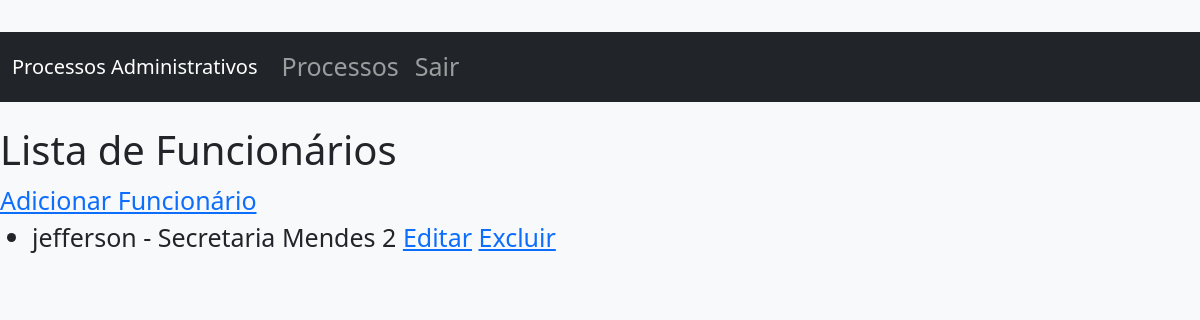
Page /pessoa/funcionarios/ on the earlier database version.
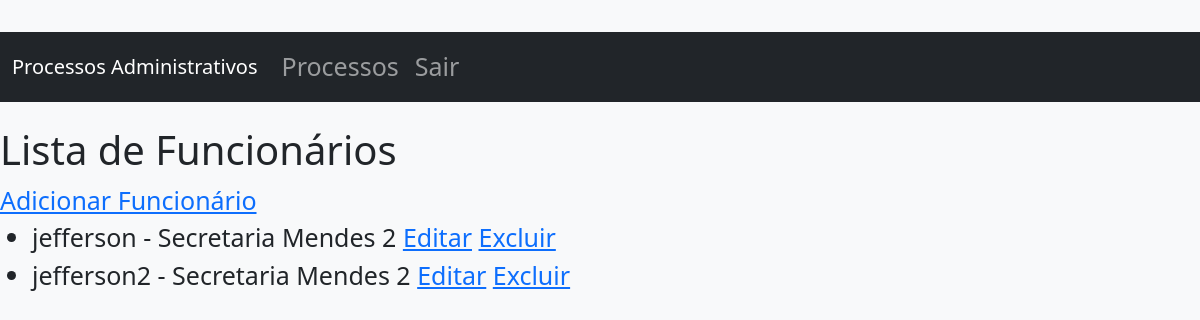
Same page on the later database version.
### pessoa/models.py (models this page shows, shortened)
class Pessoa(AbstractUser):
    cpf = models.CharField(max_length=11, unique=True)
    telefone = models.CharField(max_length=11)

class Funcionario(Pessoa):
    secretaria = models.ForeignKey(Secretaria,on_delete=models.CASCADE, related_name= 'funcionario_secretaria',null=True)

class Pessoa(AbstractUser):
    cpf = models.CharField(max_length=11, unique=True)
    telefone = models.CharField(max_length=11)

### secretaria/models.py (models this page shows, shortened)
class Secretaria(models.Model):
    nome= models.CharField(max_length=100)

### pessoa/views.py (the view)
# urls.py: path('funcionarios/', views.lista_funcionario, name='lista_funcionario'),
def lista_funcionario(request):
    funcionarios = Funcionario.objects.all()
    return render(request, 'funcionario/lista_funcionario.html', {'funcionarios': funcionarios})

### pessoa/templates/funcionario/lista_funcionario.html (shortened to what this page needs)
{% extends "base.html" %}
{% block content %}
<h1>Lista de Funcionários</h1>
<a href="{% url 'add_funcionario' %}">Adicionar Funcionário</a>
<ul>
    {% for funcionario in funcionarios %}
        <li>
            {{ funcionario.username }} - {{ funcionario.secretaria.nome }}
            <a href="{% url 'editar_funcionario' funcionario.id %}">Editar</a>
            <a href="{% url 'excluir_funcionario' funcionario.id %}">Excluir</a>
        </li>
    {% endfor %}
</ul>
{% endblock %}

### templates/base.html (shortened to what this page needs)
{% load static %}
<!DOCTYPE html>
<html lang="pt-br">
<head>
    <link rel="stylesheet" href="https://cdn.jsdelivr.net/npm/bootstrap@5.3.2/dist/css/bootstrap.min.css">
    <link rel="stylesheet" href="{% static "processo/style.css" %}">
</head>
<body>
    <nav class="navbar navbar-expand-lg navbar-dark bg-dark mb-4">
        <div class="container-fluid">
            <a class="navbar-brand" href="/">Processos Administrativos</a>
            <div class="collapse navbar-collapse">
                <ul class="navbar-nav me-auto">
                    <li class="nav-item"><a class="nav-link" href="{% url 'lista_processos' %}">Processos</a></li>
                   <li class="nav-item">
                        <form method="post" action="{% url 'logout' %}" style="display:inline;">
                            <button type="submit" class="nav-link btn btn-link">
                                Sair
                            </button>
                        </form>
                    </li>
                </ul>
            </div>
        </div>
    </nav>
    <div class="containe-fluid">
        {% block content %}
        {% endblock %}
    </div>
</body>
</html>

### processo/static/processo/style.css (style rules this page uses)
body { background-color: #f8f9fa; padding: 2rem 0; font-size: 25px; }

Differences in the rows shown:
added Funcionario: username "jefferson2", secretaria.nome "Secretaria Mendes 2"
